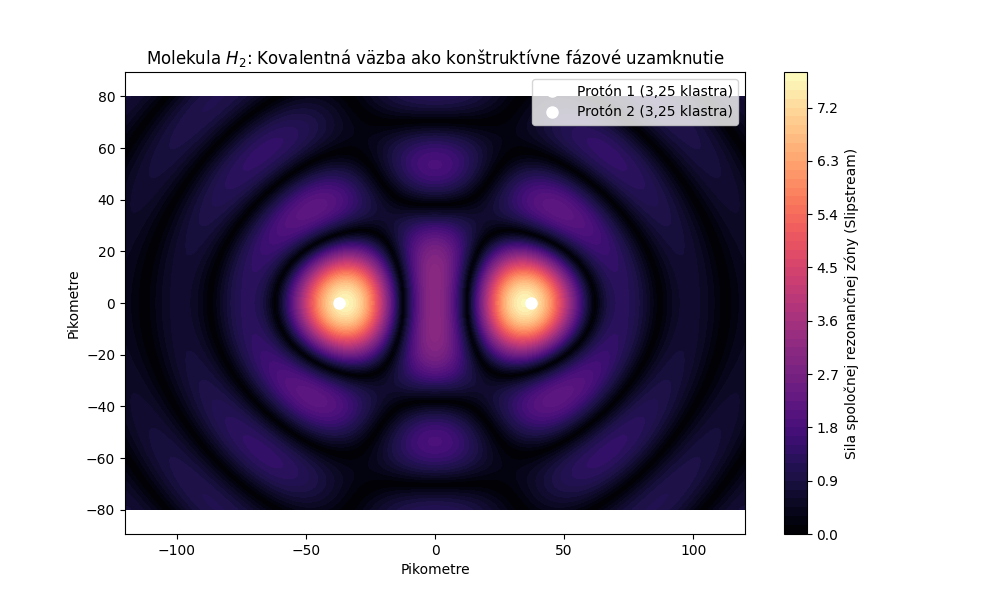

This chart was generated by the following Python code:
import numpy as np
import matplotlib.pyplot as plt


class TopologickaInterferencia:
    """
    Engine pre výpočet fázovej interferencie medzi viacerými atómami
    v 55-bodovej Higgsovej mriežke.
    """

    def __init__(self, rozlisenie_mriezky=200):
        # Širšie zorné pole pre zobrazenie dvoch atómov
        x = np.linspace(-120, 120, rozlisenie_mriezky)
        y = np.linspace(-80, 80, rozlisenie_mriezky)
        self.X, self.Y = np.meshgrid(x, y)

        # Topologický limit (Bohrov polomer v pikometroch)
        self.kritic_vzdialenost = 53.0

    def generuj_vlnu_jadra(self, pozicia_jadra, pocet_gluonov=3):
        """Vypočíta excitačnú vlnu jedného protónu (3 vytŕčajúce gluóny)."""
        r = np.sqrt((self.X - pozicia_jadra[0]) ** 2 + (self.Y - pozicia_jadra[1]) ** 2)
        r[r == 0] = 0.1
        vlnove_cislo = 2 * np.pi / self.kritic_vzdialenost
        # Vlna klesajúca so vzdialenosťou
        return (pocet_gluonov * np.sin(vlnove_cislo * r)) / (r * 0.05)

    def simuluj_kovalentnu_vazbu(self, vzdialenost_jadier):
        """
        Umiestni dve jadrá vedľa seba a vypočíta ich skalárne sčítavanie fázových posunov.
        """
        # Umiestnenie dvoch protónov na osi X
        pozicia_1 = [-vzdialenost_jadier / 2, 0]
        pozicia_2 = [vzdialenost_jadier / 2, 0]

        # Vygenerovanie vĺn z oboch nezávislých zdrojov
        vlna_1 = self.generuj_vlnu_jadra(pozicia_1)
        vlna_2 = self.generuj_vlnu_jadra(pozicia_2)

        # KONŠTRUKTÍVNA INTERFERENCIA: Sčítanie vĺn v štruktúrovanom vákuu
        # Toto je matematický dôkaz toho, čomu hovoríme "chemická väzba"
        spolocna_rezonancia = vlna_1 + vlna_2

        return spolocna_rezonancia, pozicia_1, pozicia_2


# --- Spustenie a Vizualizácia ---
if __name__ == "__main__":
    engine = TopologickaInterferencia()

    # Priblížime dva atómy vodíka na vzdialenosť 74 pikometrov
    # (čo je reálna dĺžka väzby v molekule H2)
    vysledna_mapa, p1, p2 = engine.simuluj_kovalentnu_vazbu(vzdialenost_jadier=74.0)

    plt.figure(figsize=(10, 6))

    # Vykreslenie intenzity stojatej vlny. Absolútna hodnota ukazuje silu rezonančného uzla.
    plt.contourf(engine.X, engine.Y, np.abs(vysledna_mapa), levels=60, cmap='magma')
    plt.colorbar(label='Sila spoločnej rezonančnej zóny (Slipstream)')

    # Vyznačenie jadier (každé obsadzuje 3,25 klastra)
    plt.plot(p1[0], p1[1], 'wo', markersize=8, label='Protón 1 (3,25 klastra)')
    plt.plot(p2[0], p2[1], 'wo', markersize=8, label='Protón 2 (3,25 klastra)')

    plt.title("Molekula $H_2$: Kovalentná väzba ako konštruktívne fázové uzamknutie")
    plt.xlabel("Pikometre")
    plt.ylabel("Pikometre")
    plt.legend(loc='upper right')
    plt.axis('equal')
    plt.show()
